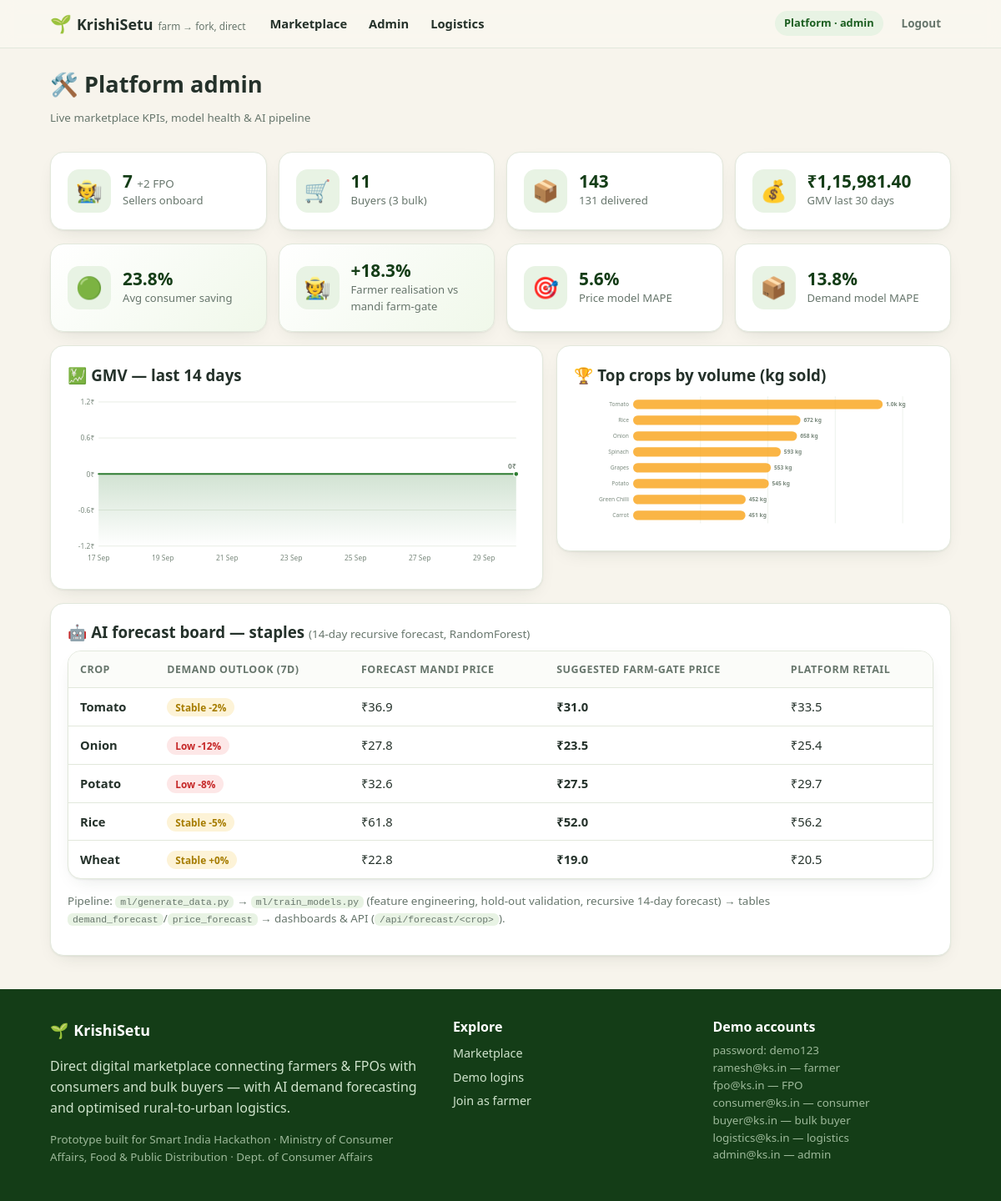
The page /admin (signed in) on the database its author committed.
### tables this page shows
CREATE TABLE users(
  id INTEGER PRIMARY KEY AUTOINCREMENT, name TEXT NOT NULL, email TEXT UNIQUE NOT NULL,
  password_hash TEXT NOT NULL, role TEXT NOT NULL CHECK(role IN
    ('farmer','consumer','buyer','logistics','admin')),
  phone TEXT, address TEXT, lat REAL, lng REAL,
  created_at TEXT DEFAULT (date('now')));

CREATE TABLE price_forecast(crop TEXT, date TEXT, market_pred REAL,
  suggested_price REAL);

### app.py (the view)
@app.route("/admin")
@login_required("admin")
def admin():
    kpi = dict(
        farmers=q("SELECT COUNT(*) AS n FROM users WHERE role='farmer'", one=True)["n"],
        fpos=q("SELECT COUNT(*) AS n FROM farms WHERE is_fpo=1", one=True)["n"],
        consumers=q("SELECT COUNT(*) AS n FROM users WHERE role='consumer'", one=True)["n"],
        buyers=q("SELECT COUNT(*) AS n FROM users WHERE role='buyer'", one=True)["n"],
        orders=q("SELECT COUNT(*) AS n FROM orders", one=True)["n"],
        delivered=q("SELECT COUNT(*) AS n FROM orders WHERE status='delivered'", one=True)["n"],
        save_pct=q("SELECT ROUND(AVG(savings*100.0/subtotal),1) AS n FROM orders "
                   "WHERE subtotal>0", one=True)["n"],
        premium=q("SELECT ROUND(AVG((market_price-price)*100.0/market_price),1) AS n "
                  "FROM listings", one=True)["n"],
    )
    since30 = (date.today() - timedelta(days=30)).isoformat()
    kpi["gmv30"] = q("SELECT COALESCE(SUM(total),0) AS n FROM orders WHERE placed_on>=? "
                     "AND status!='cancelled'", (since30,), one=True)["n"]
    days = [(date.today() - timedelta(days=k)) for k in range(13, -1, -1)]
    raw = q("SELECT placed_on AS d, SUM(total) AS v FROM orders WHERE placed_on>=? "
            "AND status!='cancelled' GROUP BY placed_on", (days[0].isoformat(),))
    m = {r["d"]: r["v"] for r in raw}
    gmv_chart = line_chart([d.strftime("%d %b") for d in days],
                           [("GMV ₹", "#2e7d32", [m.get(d.isoformat(), 0) for d in days])],
                           unit="₹")
    top = q("SELECT crop_name, SUM(qty) AS kg FROM order_items GROUP BY crop_name "
            "ORDER BY kg DESC LIMIT 8")
    top_chart = bar_chart([r["crop_name"].split(" (")[0] for r in top],
                          [r["kg"] for r in top], "#f9a825", unit=" kg")
    staples = ["Tomato", "Onion", "Potato", "Rice (Sona Masoori)", "Wheat"]
    fc = []
    for name in staples:
        ci = crop_insight(name)
        fc.append(dict(name=name, sug=ci["suggested"], mandi=ci["mandi_pred"],
                       outlook=ci["outlook"], pct=ci["outlook_pct"]))
    metrics = {}
    try:
        with open(os.path.join(BASE, "ml", "models", "metrics.json")) as f:
            metrics = json.load(f)["overall"]
    except Exception:
        pass
    return render_template("admin/dashboard.html", kpi=kpi, gmv_chart=gmv_chart,
                           top_chart=top_chart, fc=fc, metrics=metrics)

### app.py (called while the page is built)
def get_db():
    if "db" not in g:
        g.db = sqlite3.connect(DB)
        g.db.row_factory = sqlite3.Row
        g.db.execute("PRAGMA foreign_keys = ON")
    return g.db

@app.before_request
def set_today():
    g.today = date.today()

def q(sql, args=(), one=False):
    cur = get_db().execute(sql, args)
    rows = cur.fetchall()
    return (rows[0] if rows else None) if one else rows

def current_user():
    uid = session.get("uid")
    if not uid:
        return None
    if "cu" not in g:
        g.cu = q("SELECT * FROM users WHERE id=?", (uid,), one=True)
    return g.cu

def login_required(*roles):
    def deco(fn):
        @wraps(fn)
        def wrapper(*a, **kw):
            u = current_user()
            if not u:
                flash("Please log in to continue.", "warn")
                return redirect(url_for("login", next=request.path))
            if roles and u["role"] not in roles:
                flash("That page isn't available for your account.", "warn")
                return redirect(url_for("index"))
            return fn(*a, **kw)
        return wrapper
    return deco

def inr(v):
    try:
        v = round(float(v), 2)
    except (TypeError, ValueError):
        return "₹0"
    s = f"{v:,.2f}"
    whole, _, frac = s.partition(".")
    whole = whole.replace(",", "")
    if len(whole) > 3:
        head, tail = whole[:-3], whole[-3:]
        parts = []
        while len(head) > 2:
            parts.insert(0, head[-2:])
            head = head[:-2]
        if head:
            parts.insert(0, head)
        whole = ",".join(parts + [tail])
    return f"₹{whole}.{frac}"

@app.context_processor
def inject_globals():
    cart = session.get("cart", {})
    return dict(user=current_user(),
                cart_count=sum(cart.values()),
                today=date.today(),
                STEPS=STEPS)

### charts.py (called while the page is built)
def _fmt(v):
    if v >= 1000:
        return f"{v/1000:.1f}k"
    if v >= 100:
        return f"{v:.0f}"
    return f"{v:,.1f}".rstrip("0").rstrip(".")

### templates/admin/dashboard.html (shortened to what this page needs)
{% extends "base.html" %}
{% block content %}
<div class="wrap">
  <div class="page-head">
    <div><h1>🛠️ Platform admin</h1><p class="fine">Live marketplace KPIs, model health & AI pipeline</p></div>
  </div>
  <div class="kpi-row">
    <div class="card kpi"><span class="kicon">🧑‍🌾</span><div><div class="kval">{{ kpi['farmers'] }} <span class="fine">+{{ kpi['fpos'] }} FPO</span></div><div class="klab">Sellers onboard</div></div></div>
    <div class="card kpi"><span class="kicon">🛒</span><div><div class="kval">{{ kpi['consumers'] + kpi['buyers'] }}</div><div class="klab">Buyers ({{ kpi['buyers'] }} bulk)</div></div></div>
    <div class="card kpi"><span class="kicon">📦</span><div><div class="kval">{{ kpi['orders'] }}</div><div class="klab">{{ kpi['delivered'] }} delivered</div></div></div>
    <div class="card kpi"><span class="kicon">💰</span><div><div class="kval">{{ kpi['gmv30']|inr }}</div><div class="klab">GMV last 30 days</div></div></div>
  </div>
  <div class="kpi-row">
    <div class="card kpi green"><span class="kicon">🟢</span><div><div class="kval">{{ kpi['save_pct'] }}%</div><div class="klab">Avg consumer saving</div></div></div>
    <div class="card kpi green"><span class="kicon">🧑‍🌾</span><div><div class="kval">+{{ kpi['premium'] }}%</div><div class="klab">Farmer realisation vs mandi farm-gate</div></div></div>
    {% if metrics %}
    <div class="card kpi"><span class="kicon">🎯</span><div><div class="kval">{{ metrics['price_mape'] }}%</div><div class="klab">Price model MAPE</div></div></div>
    <div class="card kpi"><span class="kicon">📦</span><div><div class="kval">{{ metrics['demand_mape'] }}%</div><div class="klab">Demand model MAPE</div></div></div>
    {% endif %}
  </div>
  <div class="two-col">
    <div class="card"><h3>💹 GMV — last 14 days</h3>{{ gmv_chart }}</div>
    <div class="card"><h3>🏆 Top crops by volume (kg sold)</h3>{{ top_chart }}</div>
  </div>
  <div class="card">
    <h3>🤖 AI forecast board — staples <span class="fine">(14-day recursive forecast, RandomForest)</span></h3>
    <div class="card table-card flush">
      <table>
        <thead><tr><th>Crop</th><th>Demand outlook (7d)</th><th>Forecast mandi price</th><th>Suggested farm-gate price</th><th>Platform retail</th></tr></thead>
        <tbody>
          {% for f in fc %}
          <tr>
            <td><b>{{ f['name'].split(' (')[0] }}</b></td>
            <td><span class="badge ol-{{ f['outlook'] }}">{{ f['outlook'] }} {{ '+' if f['pct'] >= 0 else '' }}{{ f['pct'] }}%</span></td>
            <td>₹{{ '%.1f'|format(f['mandi']) }}</td>
            <td><b>₹{{ '%.1f'|format(f['sug']) }}</b></td>
            <td>₹{{ '%.1f'|format(f['sug'] * 1.08) }}</td>
          </tr>
          {% endfor %}
        </tbody>
      </table>
    </div>
    <p class="fine">Pipeline: <code>ml/generate_data.py</code> → <code>ml/train_models.py</code> (feature engineering, hold-out validation, recursive 14-day forecast) → tables <code>demand_forecast</code>/<code>price_forecast</code> → dashboards &amp; API (<code>/api/forecast/&lt;crop&gt;</code>).</p>
  </div>
</div>
{% endblock %}

### templates/base.html (shortened to what this page needs)
<!doctype html>
<html lang="en">
<head>
<link rel="stylesheet" href="{{ url_for('static', filename='css/style.css') }}">
</head>
<body>
<header class="topbar">
  <div class="wrap nav">
    <a class="brand" href="{{ url_for('index') }}"><span class="leaf">🌱</span> <b>KrishiSetu</b><span class="tagline">farm → fork, direct</span></a>
    <nav class="links">
      <a href="{{ url_for('marketplace') }}">Marketplace</a>
      {% if user and user.role == 'farmer' %}
        <a href="{{ url_for('farmer_dash') }}">Dashboard</a>
        <a href="{{ url_for('farmer_insights') }}">AI Insights</a>
        <a href="{{ url_for('farmer_listings') }}">My Listings</a>
      {% elif user and user.role == 'buyer' %}
        <a href="{{ url_for('buyer_dash') }}">Buyer Hub</a>
        <a href="{{ url_for('orders') }}">My Orders</a>
      {% elif user and user.role == 'consumer' %}
        <a href="{{ url_for('orders') }}">My Orders</a>
      {% elif user and user.role == 'logistics' %}
        <a href="{{ url_for('logistics') }}">Logistics Console</a>
      {% elif user and user.role == 'admin' %}
        <a href="{{ url_for('admin') }}">Admin</a>
        <a href="{{ url_for('logistics') }}">Logistics</a>
      {% endif %}
    </nav>
    <div class="nav-right">
      {% if user %}
        <span class="chip">{{ user.name.split(' ')[0] }} · {{ user.role }}</span>
        <form method="post" action="{{ url_for('logout') }}" class="inline"><button class="btn ghost sm">Logout</button></form>
      {% else %}
        <a class="btn ghost sm" href="{{ url_for('login') }}">Login</a>
        <a class="btn primary sm" href="{{ url_for('register') }}">Join free</a>
      {% endif %}
    </div>
  </div>
</header>
<main>{% block content %}{% endblock %}</main>
<footer>
  <div class="wrap cols">
    <div>
      <div class="brand">🌱 <b>KrishiSetu</b></div>
      <p>Direct digital marketplace connecting farmers &amp; FPOs with consumers and bulk buyers — with AI demand forecasting and optimised rural-to-urban logistics.</p>
      <p class="fine">Prototype built for Smart India Hackathon · Ministry of Consumer Affairs, Food &amp; Public Distribution · Dept. of Consumer Affairs</p>
    </div>
    <div>
      <h4>Explore</h4>
      <a href="{{ url_for('marketplace') }}">Marketplace</a>
      <a href="{{ url_for('login') }}">Demo logins</a>
      <a href="{{ url_for('register') }}">Join as farmer</a>
    </div>
    <div>
      <h4>Demo accounts</h4>
      <span class="fine">password: demo123</span>
      <span class="fine">ramesh@ks.in — farmer</span>
      <span class="fine">fpo@ks.in — FPO</span>
      <span class="fine">consumer@ks.in — consumer</span>
      <span class="fine">buyer@ks.in — bulk buyer</span>
      <span class="fine">logistics@ks.in — logistics</span>
      <span class="fine">admin@ks.in — admin</span>
    </div>
  </div>
</footer>
</body>
</html>

### static/css/style.css (style rules this page uses)
:root { --green-900: #143d17; --green-800: #1b5e20; --green-700: #2e7d32; --green-600: #388e3c; --leaf: #66bb6a; --leaf-soft: #e8f3e4; --amber: #f9a825; --amber-soft: #fdf3d7; --cream: #f7f4ec; --paper: #ffffff; --ink: #24312a; --muted: #67766c; --line: #e2e8dc; --red: #c62828; --shadow: 0 1px 2px rgba(28, 50, 33, .06), 0 8px 24px -12px rgba(28, 50, 33, .18); --radius: 16px; }
* { box-sizing: border-box; }
html { scroll-behavior: smooth; }
body { margin: 0; font-family: ui-sans-serif, system-ui, "Segoe UI", Roboto, "Noto Sans", sans-serif; background: var(--cream); color: var(--ink); line-height: 1.55; }
a { color: var(--green-700); }
h1, h2, h3, h4 { line-height: 1.2; margin: .2em 0 .4em; }
h1 { font-size: 1.7rem; }
.fine { color: var(--muted); font-size: .84rem; font-weight: 400; }
.green { color: var(--green-700); }
code { background: var(--leaf-soft); padding: 1px 6px; border-radius: 6px; font-size: .85em; }
.wrap { max-width: 1120px; margin: 0 auto; padding: 0 20px; }
.inline { display: inline; }
.topbar { position: sticky; top: 0; z-index: 50; background: rgba(250, 247, 240, .88); backdrop-filter: blur(10px); border-bottom: 1px solid var(--line); }
.nav { display: flex; align-items: center; gap: 18px; padding: 10px 20px; }
.brand { font-size: 1.12rem; color: var(--ink); text-decoration: none; display: flex; align-items: baseline; gap: 6px; }
.brand .leaf { font-size: 1.3rem; }
.brand .tagline { font-size: .74rem; color: var(--muted); }
.links { display: flex; gap: 4px; flex: 1; flex-wrap: wrap; }
.links a { text-decoration: none; color: var(--ink); font-weight: 600; font-size: .92rem; padding: 7px 11px; border-radius: 10px; }
.nav-right { display: flex; align-items: center; gap: 10px; }
.chip { background: var(--leaf-soft); color: var(--green-800); padding: 5px 11px; border-radius: 999px; font-size: .8rem; font-weight: 700; }
.btn { display: inline-flex; align-items: center; justify-content: center; gap: 7px; border: 0; cursor: pointer; text-decoration: none; font-weight: 700; font-family: inherit; padding: 10px 18px; border-radius: 12px; font-size: .92rem; transition: .15s; }
.btn.ghost { background: transparent; color: var(--muted); }
.btn.sm { padding: 6px 12px; font-size: .84rem; border-radius: 10px; }
.card { background: var(--paper); border: 1px solid var(--line); border-radius: var(--radius); padding: 20px; box-shadow: var(--shadow); }
.card.flush { padding: 0; overflow: hidden; }
.two-col { display: grid; grid-template-columns: 1.25fr 1fr; gap: 16px; margin: 16px 0; align-items: start; }
.page-head { display: flex; justify-content: space-between; align-items: center; gap: 14px; margin: 22px 0 10px; flex-wrap: wrap; }
.badge { font-size: .74rem; font-weight: 800; padding: 3px 10px; border-radius: 999px; text-transform: capitalize; white-space: nowrap; }
.ol-stable { background: var(--amber-soft); color: #a67c00; }
.ol-low { background: #fde7e7; color: var(--red); }
.kpi-row { display: grid; grid-template-columns: repeat(auto-fit, minmax(200px, 1fr)); gap: 14px; margin: 16px 0; }
.kpi { display: flex; gap: 14px; align-items: center; }
.kpi.green { background: linear-gradient(135deg, #ffffff, #f0f8ea); }
.kicon { font-size: 1.6rem; background: var(--leaf-soft); width: 52px; height: 52px; border-radius: 14px; display: grid; place-items: center; flex-shrink: 0; }
.kval { font-size: 1.3rem; font-weight: 800; color: var(--green-900); line-height: 1.15; }
.klab { font-size: .82rem; color: var(--muted); }
.table-card { margin: 10px 0 16px; }
.table-card table { width: 100%; border-collapse: collapse; font-size: .92rem; }
.table-card th { text-align: left; color: var(--muted); font-size: .78rem; text-transform: uppercase; letter-spacing: .04em; padding: 12px 14px; border-bottom: 1px solid var(--line); background: #fbfcf9; }
.table-card td { padding: 11px 14px; border-bottom: 1px solid var(--line); vertical-align: middle; }
.table-card tr:last-child td { border-bottom: 0; }
.chart .ax { font-size: 10.5px; fill: #7b8a7e; }
footer { background: var(--green-900); color: #cfe3cc; margin-top: 40px; padding: 36px 0 28px; }
footer .cols { display: grid; grid-template-columns: 1.6fr 1fr 1fr; gap: 26px; }
footer h4 { color: #fff; margin: 0 0 8px; }
footer a { display: block; color: #cfe3cc; text-decoration: none; padding: 3px 0; font-size: .9rem; }
footer .fine { color: #9db99a; display: block; }
footer .brand { color: #fff; }

### rows shown on the page
users: name "Platform", role "admin"
price_forecast: name "Tomato", outlook "Stable", pct "-2", mandi "36.9", sug "31.0", f['sug']*1.08 "33.5"
price_forecast: name "Onion", outlook "Low", pct "-12", mandi "27.8", sug "23.5", f['sug']*1.08 "25.4"
price_forecast: name "Potato", outlook "Low", pct "-8", mandi "32.6", sug "27.5", f['sug']*1.08 "29.7"
price_forecast: name "Rice", outlook "Stable", pct "-5", mandi "61.8", sug "52.0", f['sug']*1.08 "56.2"
price_forecast: name "Wheat", outlook "Stable", pct "+", pct "0", mandi "22.8", sug "19.0", f['sug']*1.08 "20.5"

### other values the page prints
{{ kpi['farmers'] }} "7"
{{ kpi['fpos'] }} "2"
{{ kpi['consumers'] + kpi['buyers'] }} "11"
{{ kpi['buyers'] }} "3"
{{ kpi['orders'] }} "143"
{{ kpi['delivered'] }} "131"
{{ kpi['gmv30']|inr }} "₹1,15,981.40"
{{ kpi['save_pct'] }} "23.8"
{{ kpi['premium'] }} "18.3"
{{ metrics['price_mape'] }} "5.6"
{{ metrics['demand_mape'] }} "13.8"
{{ gmv_chart }} "-1.2₹ -0.6₹ 0₹ 0.6₹ 1.2₹ 17 Sep 19 Sep 21 Sep 23 Sep 25 Sep 27 Sep 29 Sep 0₹"
{{ top_chart }} "Tomato 1.0k kg Rice 672 kg Onion 658 kg Spinach 593 kg Grapes 553 kg Potato 545 kg Green Chilli 452 kg Carrot 451 kg"
